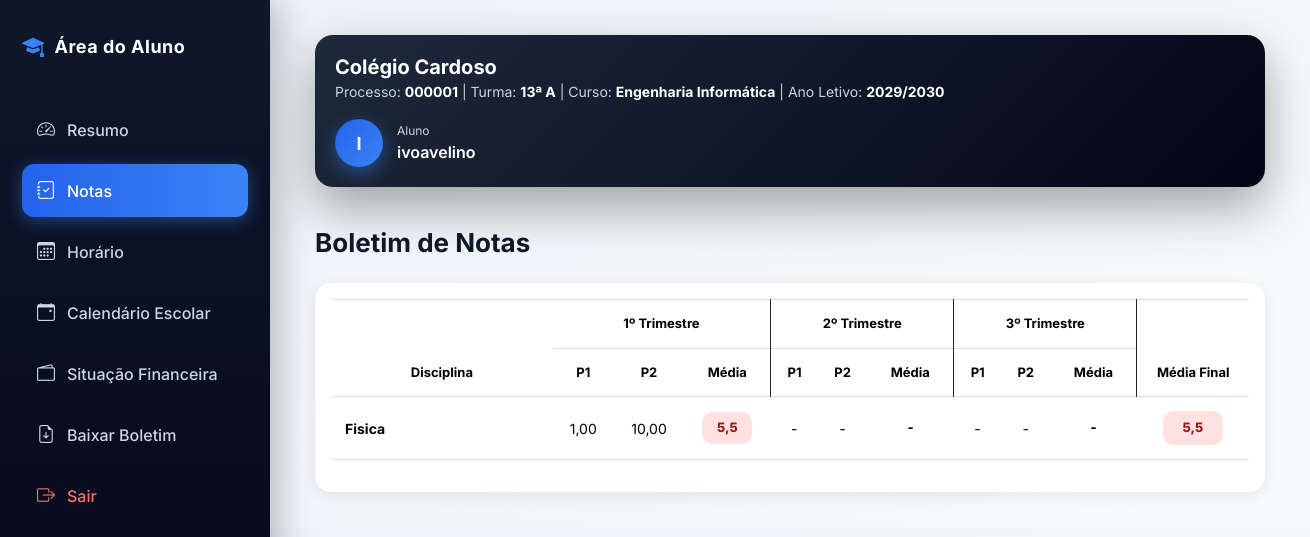
Before: /notas/ (signed in) with the older database file.
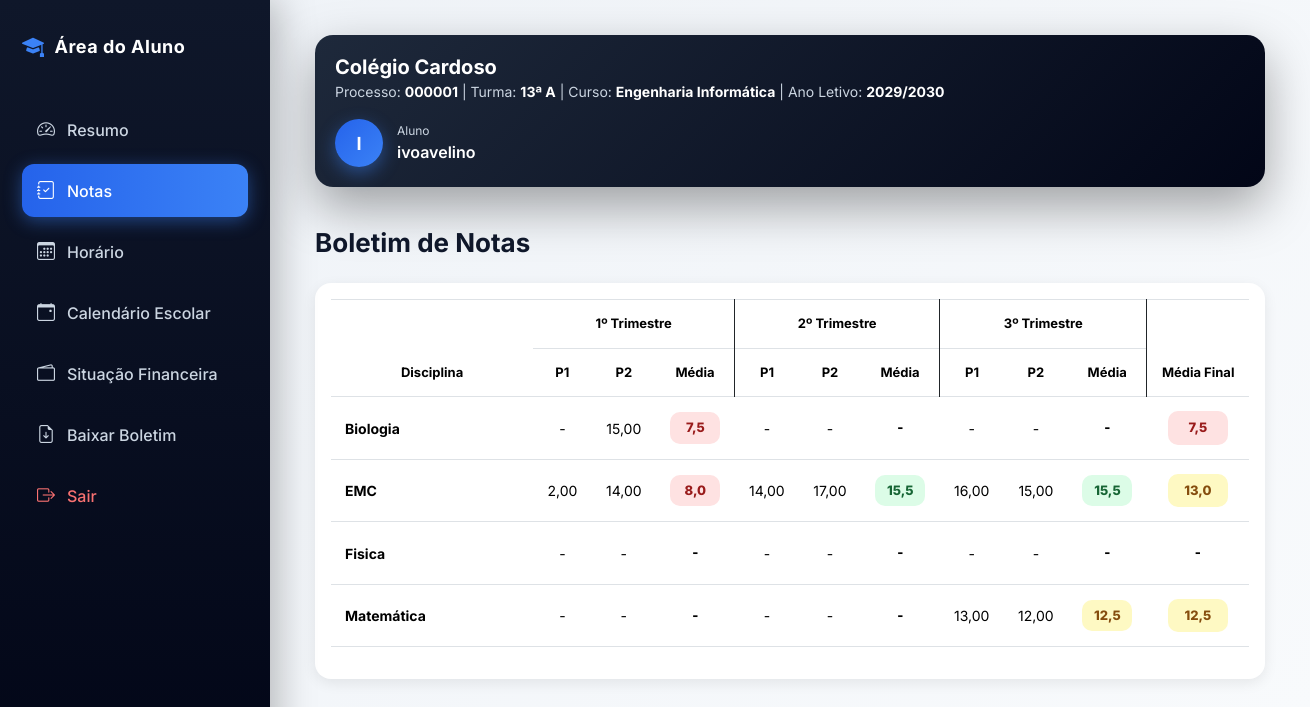
After: the same page with the newer database file.
### academic/models.py (models this page shows, shortened)
class Disciplina(models.Model):
    nome = models.CharField(max_length=90)
    turma = models.ForeignKey(
        Turma,
        on_delete=models.CASCADE,
        related_name="disciplinas"
    )
    professor = models.ForeignKey(
        settings.AUTH_USER_MODEL,
        on_delete=models.CASCADE,
        limit_choices_to={'role': 'PROFESSOR'},
        related_name="disciplinas",
        null=True,
        blank=True
    )
    escola = models.ForeignKey(
        Escola,
        on_delete=models.CASCADE,
        related_name="disciplinas"
    )
    criada_em = models.DateTimeField(auto_now_add=True)
    class Meta:
        unique_together = ('nome', 'turma', 'escola')
        ordering = ["nome"]

class Nota(models.Model):
    TRIMESTRE_CHOICES = [
        (1, "1º Trimestre"),
        (2, "2º Trimestre"),
        (3, "3º Trimestre"),
    ]
    aluno = models.ForeignKey(
        "Aluno",
        on_delete=models.CASCADE,
        related_name="notas"
    )
    disciplina = models.ForeignKey(
        "Disciplina",
        on_delete=models.CASCADE,
        related_name="notas"
    )
    ano_letivo = models.ForeignKey(
        "AnoLetivo",
        on_delete=models.CASCADE,
        related_name="notas"
    )
    trimestre = models.IntegerField(
        choices=TRIMESTRE_CHOICES
    )
    p1 = models.DecimalField(
        max_digits=4,
        decimal_places=2,
        null=True,
        blank=True
    )
    p2 = models.DecimalField(
        max_digits=4,
        decimal_places=2,
        null=True,
        blank=True
    )
    exame = models.DecimalField(
        max_digits=4,
        decimal_places=2,
        null=True,
        blank=True
    )
    recurso = models.DecimalField(
        max_digits=4,
        decimal_places=2,
        null=True,
        blank=True
    )
    media = models.DecimalField(
        max_digits=5,
        decimal_places=2,
        null=True,
        blank=True
    )
    media_final = models.DecimalField(
        max_digits=5,
        decimal_places=2,
        null=True,
        blank=True
    )
    situacao = models.CharField(
        max_length=20,
        choices=[
            ("APROVADO", "Aprovado"),
            ("REPROVADO", "Reprovado"),
            ("RECURSO", "Recurso"),
        ],
        default="REPROVADO"
    )
    escola = models.ForeignKey(
        "Escola",
        on_delete=models.CASCADE,
        related_name="notas"
    )
    criada_em = models.DateTimeField(
        auto_now_add=True
    )
    class Meta:
        unique_together = (
            "aluno",
            "disciplina",
            "trimestre",
            "ano_letivo"
        )
        ordering = [
            "disciplina",
            "trimestre"
        ]
        verbose_name = "Nota"
        verbose_name_plural = "Notas"

### core/views.py (the view, shortened to what this page needs)
# urls.py: path("notas/", views.notas_aluno, name="notas_aluno"),
@login_required
def notas_aluno(request):
    aluno = get_object_or_404(
        Aluno.objects.select_related(
            "turma",
            "turma__ano_letivo",
            "turma__escola"
        ),
        usuario=request.user
    )
    ano_letivo = AnoLetivo.objects.filter(
        escola=aluno.escola,
        ativo=True
    ).first()
    if not ano_letivo and aluno.turma:
        ano_letivo = aluno.turma.ano_letivo
    tem_atrasada = Mensalidade.objects.filter(
        aluno=aluno,
        status="ATRASADA"
    ).exists()
    notas = (
        Nota.objects
        .filter(
            aluno=aluno,
            ano_letivo=ano_letivo
        )
        .select_related(
            "disciplina",
            "ano_letivo"
        )
        .order_by(
            "disciplina__nome",
            "trimestre"
        )
    )
    disciplinas = {}
    for nota in notas:
        nome = nota.disciplina.nome
        if nome not in disciplinas:
            disciplinas[nome] = {
                1: {
                    "p1": None,
                    "p2": None,
                    "media": None
                },
                2: {
                    "p1": None,
                    "p2": None,
                    "media": None
                },
                3: {
                    "p1": None,
                    "p2": None,
                    "media": None
                },
                "media_final": None
            }
        p1 = nota.p1
        p2 = nota.p2
        media = None
        if p1 is not None or p2 is not None:
            v1 = float(p1 or 0)
            v2 = float(p2 or 0)
            media = round((v1 + v2) / 2, 1)
        disciplinas[nome][nota.trimestre] = {
            "p1": p1,
            "p2": p2,
            "media": media
        }
    for disciplina, dados in disciplinas.items():
        medias = []
        for t in [1, 2, 3]:
            if dados[t]["media"] is not None:
                medias.append(dados[t]["media"])
        if medias:
            dados["media_final"] = round(
                sum(medias) / len(medias),
                1
            )
    historicos = HistoricoAcademico.objects.filter(
        aluno=aluno
    ).select_related(
        "ano_letivo",
        "turma"
    ).order_by("-criado_em")
    context = {
        "aluno": aluno,
        "disciplinas": disciplinas,
        "bloqueado": False,
        "ano_letivo": ano_letivo,
        "historicos": historicos,
    }
    return render(
        request,
        "nota_aluno.html",
        context
    )

### academic/models.py (called while the page is built)
    def __str__(self):
        return self.nome

### core/templates/nota_aluno.html (shortened to what the changed rows need)
{% extends "base_aluno.html" %}
{% block content %}
{% if bloqueado %}
<div class="alert alert-danger alert-block">
    <h4 class="mb-3">
        Acesso Bloqueado
    </h4>
    <p class="mb-2">
        Você possui <strong>mensalidades em atraso</strong>.
    </p>
    <p>
        Regularize o pagamento na secretaria para visualizar o boletim.
    </p>
    <a href="{% url 'situacao_financeira' %}" class="btn btn-danger mt-3">
        Ver Situação Financeira
    </a>
</div>
{% else %}
<div class="table-modern p-3">
    <div class="table-responsive">
        <table class="table table-bordered align-middle text-center">
            <thead>
                <tr>
                    <th rowspan="2">Disciplina</th>
                    <th colspan="3" class="border-end border-dark">1º Trimestre</th>
                    <th colspan="3" class="border-end border-dark">2º Trimestre</th>
                    <th colspan="3" class="border-end border-dark">3º Trimestre</th>
                    <th rowspan="2">Média Final</th>
                </tr>
                <tr>
                    <th>P1</th>
                    <th>P2</th>
                    <th class="border-end border-dark">Média</th>
                    <th>P1</th>
                    <th>P2</th>
                    <th class="border-end border-dark">Média</th>
                    <th>P1</th>
                    <th>P2</th>
                    <th class="border-end border-dark">Média</th>
                </tr>
            </thead>
            <tbody>
                {% for disciplina, dados in disciplinas.items %}
                <tr>
                    <td class="text-start disciplina">
                        {{ disciplina }}
                    </td>
                    <td>{{ dados.1.p1|default:"-" }}</td>
                    <td>{{ dados.1.p2|default:"-" }}</td>
                    <td>
                        <span class="media-box
                            {% if dados.1.media >= 14 %}media-green
                            {% elif dados.1.media >= 10 %}media-yellow
                            {% elif dados.1.media >= 0 %}media-red
                            {% endif %}
                        ">
                            {{ dados.1.media|default:"-" }}
                        </span>
                    </td>
                    <td>{{ dados.2.p1|default:"-" }}</td>
                    <td>{{ dados.2.p2|default:"-" }}</td>
                    <td>
                        <span class="media-box
                            {% if dados.2.media >= 14 %}media-green
                            {% elif dados.2.media >= 10 %}media-yellow
                            {% elif dados.2.media >= 0 %}media-red
                            {% endif %}
                        ">
                            {{ dados.2.media|default:"-" }}
                        </span>
                    </td>
                    <td>{{ dados.3.p1|default:"-" }}</td>
                    <td>{{ dados.3.p2|default:"-" }}</td>
                    <td>
                        <span class="media-box
                            {% if dados.3.media >= 14 %}media-green
                            {% elif dados.3.media >= 10 %}media-yellow
                            {% elif dados.3.media >= 0 %}media-red
                            {% endif %}
                        ">
                            {{ dados.3.media|default:"-" }}
                        </span>
                    </td>
                    <td>
                        <span class="media-final
                            {% if dados.media_final >= 14 %}media-green
                            {% elif dados.media_final >= 10 %}media-yellow
                            {% elif dados.media_final >= 0 %}media-red
                            {% endif %}
                        ">
                            {{ dados.media_final|default:"-" }}
                        </span>
                    </td>
                </tr>
                {% empty %}
                <tr>
                    <td colspan="11" class="text-muted py-4">
                        Nenhuma nota lançada.
                    </td>
                </tr>
                {% endfor %}
            </tbody>
        </table>
    </div>
</div>
{% endif %}
{% endblock %}

Changed rows visible on the page:
no longer on this page (row edited): Nota: p1 "1,00", p2 "10,00"
added Disciplina: disciplinas "Biologia"
added Nota: p2 "15,00"
added Disciplina: disciplinas "EMC"
added Nota: p1 "2,00", p2 "14,00"
added Nota: p1 "14,00", p2 "17,00"
added Nota: p1 "16,00", p2 "15,00"
added Disciplina: disciplinas "Matemática"
added Nota: p1 "13,00", p2 "12,00"
Other visible differences:
new list line: "- 7,5 - - - - - - 7,5"
new list line: "8,0 15,5 15,5 13,0"
new list line: "Fisica"
new list line: "- - - - - - 12,5 12,5"
list line gone: "Fisica"
list line gone: "5,5 - - - - - - 5,5"
